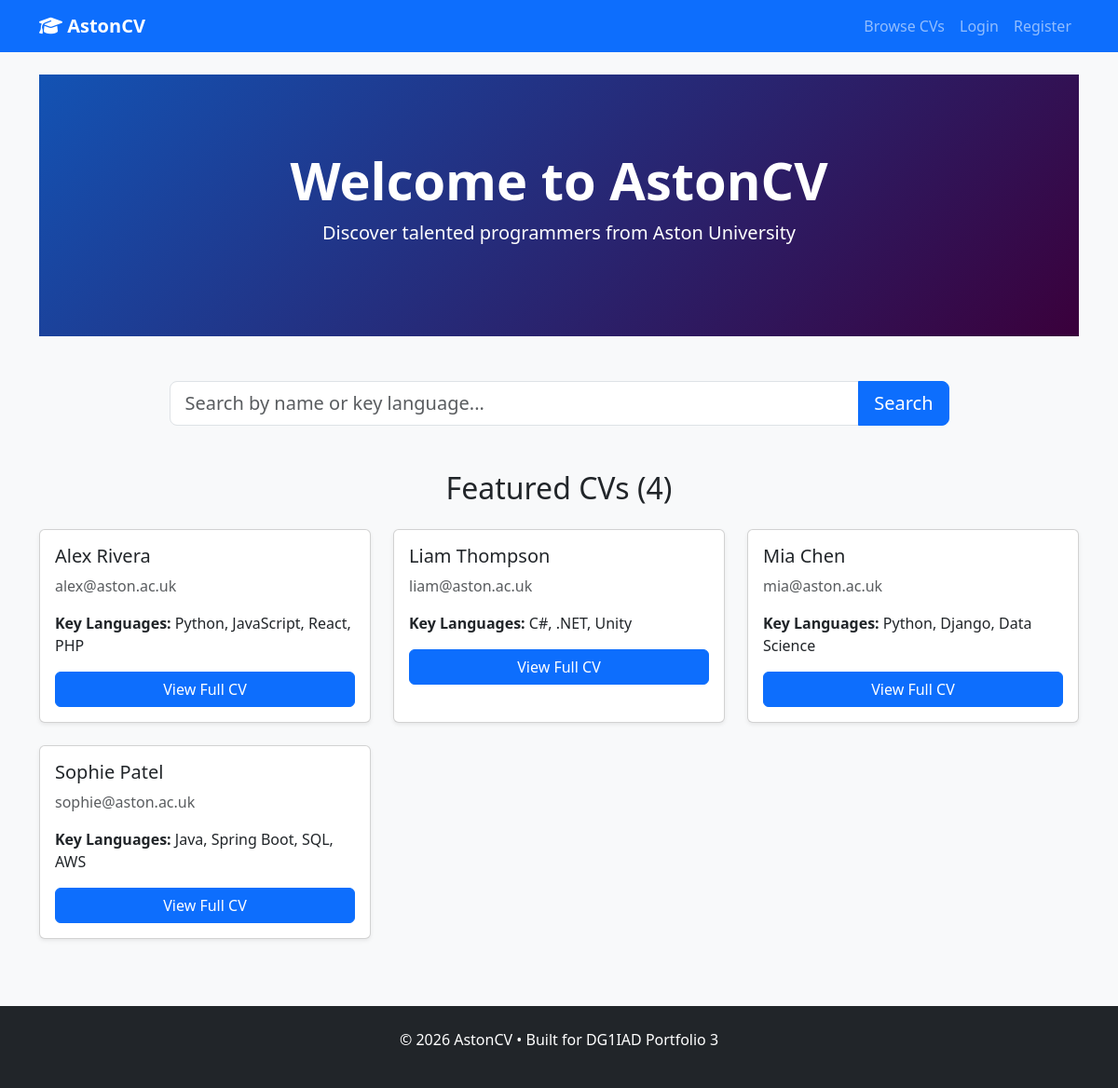
The page / on the database its author committed.
### tables this page shows
CREATE TABLE IF NOT EXISTS `cvs` (
  `id` bigint(20) UNSIGNED NOT NULL AUTO_INCREMENT,
  `name` varchar(100) NOT NULL,
  `email` varchar(100) NOT NULL UNIQUE,
  `password` varchar(255) NOT NULL,
  `keyprogramming` varchar(255) DEFAULT NULL,
  `profile` varchar(500) DEFAULT NULL,
  `education` varchar(500) DEFAULT NULL,
  `URLlinks` varchar(500) DEFAULT NULL,
  PRIMARY KEY (`id`)
);

### index.php (the view, shortened to what this page needs)
<?php
require_once 'includes/header.php';
$search = isset($_GET['search']) ? trim($_GET['search']) : '';
$sql = "SELECT id, name, email, keyprogramming FROM cvs";
$sql .= " ORDER BY name";
$stmt = $pdo->prepare($sql);
if ($search) $stmt->execute(['search' => "%$search%"]);
else $stmt->execute();
$cvs = $stmt->fetchAll();
?>
<div class="hero text-center mb-5">
    <div class="container">
        <h1 class="display-4 fw-bold">Welcome to AstonCV</h1>
        <p class="lead">Discover talented programmers from Aston University</p>
    </div>
</div>
<form method="GET" class="d-flex justify-content-center mb-5">
    <div class="input-group w-75">
        <input type="text" name="search" class="form-control form-control-lg" placeholder="Search by name or key language..." value="<?= htmlspecialchars($search) ?>">
        <button class="btn btn-primary btn-lg" type="submit">Search</button>
    </div>
</form>
<h2 class="text-center mb-4">Featured CVs (<?= count($cvs) ?>)</h2>
<div class="row">
    <?php if(empty($cvs)): ?>
        <p class="text-center">No CVs found. Register to add yours!</p>
    <?php else: foreach($cvs as $cv): ?>
    <div class="col-md-6 col-lg-4 mb-4">
        <div class="card h-100 shadow-sm">
            <div class="card-body">
                <h5><?= htmlspecialchars($cv['name']) ?></h5>
                <p class="text-muted"><?= htmlspecialchars($cv['email']) ?></p>
                <p><strong>Key Languages:</strong> <?= htmlspecialchars($cv['keyprogramming'] ?? 'Not specified') ?></p>
                <a href="view.php?id=<?= $cv['id'] ?>" class="btn btn-primary w-100">View Full CV</a>
            </div>
        </div>
    </div>
    <?php endforeach; endif; ?>
</div>
<?php require_once 'includes/footer.php'; ?>

### includes/header.php (shortened to what this page needs)
<!DOCTYPE html>
<html lang="en">
<head>
    <link href="https://cdn.jsdelivr.net/npm/bootstrap@5.3.3/dist/css/bootstrap.min.css" rel="stylesheet">
    <link href="https://cdnjs.cloudflare.com/ajax/libs/font-awesome/6.5.1/css/all.min.css" rel="stylesheet">
</head>
<body>
<nav class="navbar navbar-expand-lg navbar-dark bg-primary">
    <div class="container">
        <a class="navbar-brand fw-bold" href="index.php"><i class="fas fa-graduation-cap"></i> AstonCV</a>
        <div class="navbar-nav ms-auto">
            <a class="nav-link" href="index.php">Browse CVs</a>
            <?php if(isset($_SESSION['user_id'])): ?>
                <a class="nav-link" href="update.php">My CV</a>
                <a class="nav-link" href="logout.php">Logout</a>
            <?php else: ?>
                <a class="nav-link" href="login.php">Login</a>
                <a class="nav-link" href="register.php">Register</a>
            <?php endif; ?>
        </div>
    </div>
</nav>
<div class="container mt-4">

### includes/footer.php (shortened to what this page needs)
</div>
<footer class="bg-dark text-white py-4 mt-5">
    <div class="container text-center">
        <p>© <?= date("Y") ?> AstonCV • Built for DG1IAD Portfolio 3</p>
    </div>
</footer>
</body>
</html>

### includes/header.php (style rules this page uses)
body { background-color: #f8f9fa; }
.hero { background: linear-gradient(135deg, #1353B4, #3a003b); color: white; padding: 80px 0; }

### rows shown on the page
cvs: name "Alex Rivera", email "alex@aston.ac.uk", keyprogramming "Python, JavaScript, React, PHP"
cvs: name "Liam Thompson", email "liam@aston.ac.uk", keyprogramming "C#, .NET, Unity"
cvs: name "Mia Chen", email "mia@aston.ac.uk", keyprogramming "Python, Django, Data Science"
cvs: name "Sophie Patel", email "sophie@aston.ac.uk", keyprogramming "Java, Spring Boot, SQL, AWS"

### other values the page prints
count($cvs) "4"
